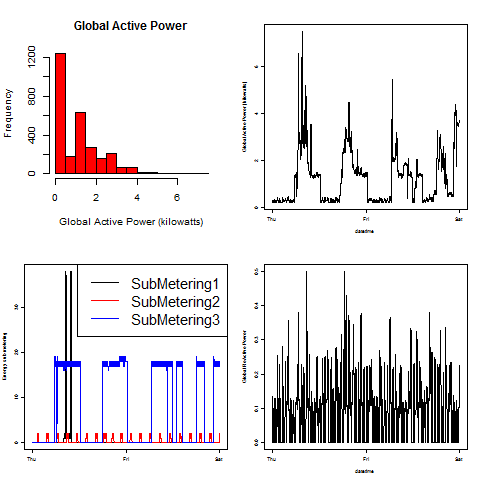

This chart was generated by the following R code:

source(file = "utilities.R");
source(file = "plot1.R");
source(file = "plot2.R");
source(file = "plot3.R");

plot4 <- function() {

  energy.df <- loadData();
  png.open("plot4");
  par(mfrow=c(2,2))
  
  plot1.plot(energy.df);
  plot2.plot(energy.df);
  plot3.plot(energy.df);
  plot4.plot(energy.df);
  
  png.close();
  
}

plot4.plot <- function(energy.df) {
    
    par(cex = .25);

    plot.default(
        x = energy.df$DateTime, 
        y = energy.df$ReactivePower, 
        type ="l", 
        col = "black",
        main = "",
        ylab = "Global ReActive Power", 
        xlab = "datetime");

}
